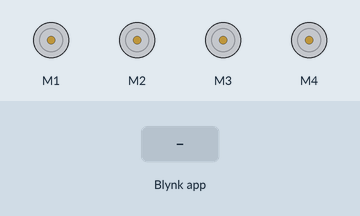
Recording of a sketch running on a simulated Arduino Uno, built with avr-gcc and run on an emulated ATmega328P. Parts: 4 × DC motor (green arrow = forward, orange = backward, longer = faster). Inputs (shaded band) come from the test bench. WiFi joins after 1.5 s; servers stay silent unless stated.

Above: at 3.0 s.
3.1 s: Blynk app writes 1 to V1
At 4.3 s:
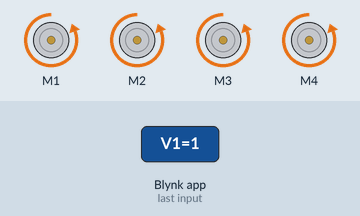
4.6 s: Blynk app writes 200 to V1
At 5.6 s:
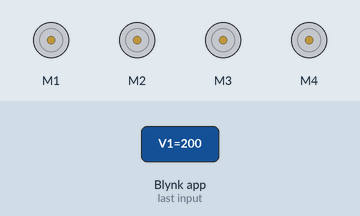
6.1 s: Blynk app writes 0 to V1
At 6.7 s:
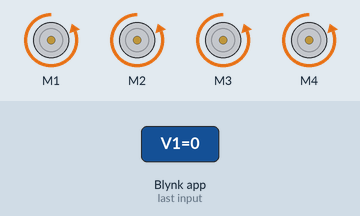
Timing chart, 0 to 9.1 s (numbered marks = the images above; inputs shaded):
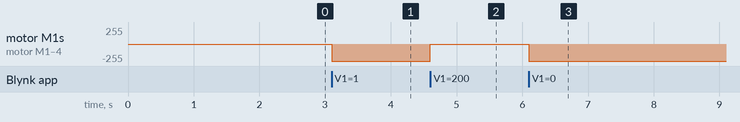

The sketch:

wifi_robot.ino
```cpp
#define BLYNK_PRINT Serial // Comment this out to disable prints and save space
#include <ESP8266_Lib.h>
#include <BlynkSimpleShieldEsp8266.h>
#include <SoftwareSerial.h>
#include<AFMotor.h>

SoftwareSerial EspSerial(2, 3); // RX, TX
#define ESP8266_BAUD 9600
ESP8266 wifi(&Serial);
char auth[] = "281f8675c5cc4c55a4d259ef7518d3**";

AF_DCMotor motor1(1, MOTOR12_1KHZ);
AF_DCMotor motor2(2, MOTOR12_1KHZ);
AF_DCMotor motor3(3, MOTOR12_1KHZ);
AF_DCMotor motor4(4, MOTOR12_1KHZ);

void setup()
{
  // Set console baud rate
  Serial.begin(9600);
  delay(10);
  Serial.begin(ESP8266_BAUD);
  delay(10);
  Blynk.begin(auth, wifi, "PTCL-BB", "F4C0A9AB"); // wifi username and password
}
BLYNK_WRITE(V1)
{
  int x = param[0].asInt();
  int y = param[1].asInt();
  // Do something with x and y

  if (y > 220)
    forward();
  else if (y < 35)
    backward();
  else if (x > 220)
    right();
  else if (x < 35)
    left();
  else
    Stop();
}
void loop()
{
  Blynk.run();
}


void forward()
{
  motor1.setSpeed(255);
  motor1.run(FORWARD);
  motor2.setSpeed(255);
  motor2.run(FORWARD);
  motor3.setSpeed(255);
  motor3.run(FORWARD);
  motor4.setSpeed(255);
  motor4.run(FORWARD);
}

void backward()
{
  motor1.setSpeed(255);
  motor1.run(BACKWARD);
  motor2.setSpeed(255);
  motor2.run(BACKWARD);
  motor3.setSpeed(255);
  motor3.run(BACKWARD);
  motor4.setSpeed(255);
  motor4.run(BACKWARD);
}

void left()
{
  motor1.setSpeed(255);
  motor1.run(FORWARD);
  motor2.setSpeed(255);
  motor2.run(FORWARD);
  motor3.setSpeed(0);
  motor3.run(RELEASE);
  motor4.setSpeed(0);
  motor4.run(RELEASE);
}

void right()
{
  motor1.setSpeed(0);
  motor1.run(RELEASE);
  motor2.setSpeed(0);
  motor2.run(RELEASE);
  motor3.setSpeed(255);
  motor3.run(FORWARD);
  motor4.setSpeed(255);
  motor4.run(FORWARD);
}

void Stop()
{
  motor1.setSpeed(0);
  motor1.run(RELEASE);
  motor2.setSpeed(0);
  motor2.run(RELEASE);
  motor3.setSpeed(0);
  motor3.run(RELEASE);
  motor4.setSpeed(0);
  motor4.run(RELEASE);
}
```

Measured:
- after the input at 3.1 s, motor M1–4: stopped → backward 255/255 at once
- after the input at 4.6 s, motor M1–4: backward 255/255 → stopped at once
- after the input at 6.1 s, motor M1–4: stopped → backward 255/255 at once
